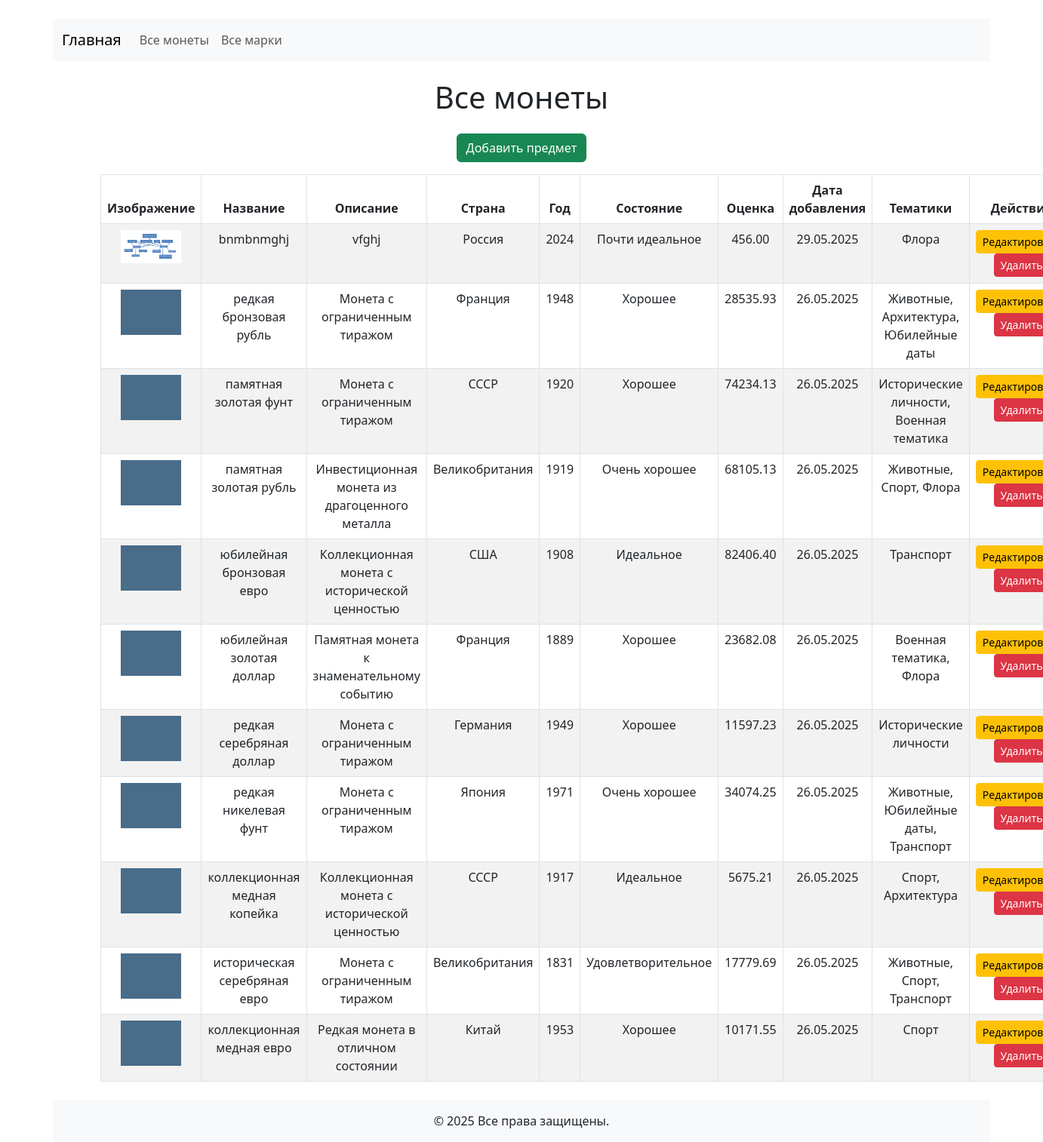
Screenshot of /calendar/coins/ with the database file from the repository.
### collection/models.py (models this page shows, shortened)
class Item(models.Model):
    CONDITION_CHOICES = [
        ('M', _('Идеальное')),
        ('NM', _('Почти идеальное')),
        ('VG', _('Очень хорошее')),
        ('G', _('Хорошее')),
        ('F', _('Удовлетворительное')),
        ('P', _('Плохое')),
    ]
    user = models.ForeignKey(User, null=True, blank=True, on_delete=models.CASCADE, verbose_name=_("Владелец"))
    category = models.ForeignKey(Category, on_delete=models.PROTECT, verbose_name=_("Категория"))
    themes = models.ManyToManyField(Theme, verbose_name=_("Тематики"))
    title = models.CharField(max_length=255, verbose_name=_("Название"))
    description = models.TextField(verbose_name=_("Описание"))
    country = models.CharField(max_length=100, verbose_name=_("Страна происхождения"))
    year = models.IntegerField(verbose_name=_("Год создания"))
    condition = models.CharField(max_length=2, choices=CONDITION_CHOICES, verbose_name=_("Состояние"))
    estimated_value = models.DecimalField(max_digits=10, decimal_places=2, verbose_name=_("Оценочная стоимость"))
    photo = models.ImageField(upload_to='items/', verbose_name=_("Фотография"))
    created_at = models.DateTimeField(auto_now_add=True, verbose_name=_("Дата добавления"))
    class Meta:
        verbose_name = _("Предмет коллекции")
        verbose_name_plural = _("Предметы коллекции")
        ordering = ['-created_at']

class Theme(models.Model):
    name = models.CharField(max_length=100, verbose_name=_("Название тематики"))
    class Meta:
        verbose_name = _("Тематика")
        verbose_name_plural = _("Тематики")

### collection/views.py (the view)
# urls.py: path('calendar/coins/', views.coins_view, name='calendar_coins'),
def coins_view(request):
    try:
        coins_category = Category.objects.get(name="Монеты")
        coins = Item.objects.filter(category=coins_category).order_by('-id')
    except Category.DoesNotExist:
        coins = []
    return render(request, 'main/calendar_coins.html', {'items': coins})

### collection/templates/main/calendar_coins.html (shortened to what this page needs)
<!DOCTYPE html>
<html lang="ru">
<head>
    <link href="https://cdn.jsdelivr.net/npm/bootstrap@5.3.0/dist/css/bootstrap.min.css" rel="stylesheet" />
</head>
<body>
    <nav class="navbar navbar-expand-lg navbar-light bg-light mb-4">
      <div class="container-fluid">
        <a class="navbar-brand" href="{% url 'index' %}">Главная</a>
        <div class="collapse navbar-collapse" id="navbarNav">
          <ul class="navbar-nav">
            <li class="nav-item">
              <a class="nav-link" href="{% url 'calendar_coins' %}">Все монеты</a>
            </li>
            <li class="nav-item">
              <a class="nav-link" href="{% url 'calendar_stamps' %}">Все марки</a>
            </li>
          </ul>
        </div>
      </div>
    </nav>
    <div class="container">
        <h1 class="mb-4">Все монеты</h1>
        <a href="{% url 'item_create' %}" class="btn btn-success mb-3">Добавить предмет</a>
        <table class="table table-striped table-bordered">
            <thead>
                <tr>
                    <th>Изображение</th>
                    <th>Название</th>
                    <th>Описание</th>
                    <th>Страна</th>
                    <th>Год</th>
                    <th>Состояние</th>
                    <th>Оценка</th>
                    <th>Дата добавления</th>
                    <th>Тематики</th>
                    <th>Действия</th>
                </tr>
            </thead>
            <tbody>
                {% for item in items %}
                <tr>
                    <td>
                        {% if item.photo %}
                        <img src="{{ item.photo.url }}" alt="Фото" style="width:80px; height:auto;">
                        {% else %}
                        Нет фото
                        {% endif %}
                    </td>
                    <td>{{ item.title }}</td>
                    <td>{{ item.description|truncatechars:50 }}</td>
                    <td>{{ item.country }}</td>
                    <td>{{ item.year }}</td>
                    <td>{{ item.get_condition_display }}</td>
                    <td>{{ item.estimated_value }}</td>
                    <td>{{ item.created_at|date:"d.m.Y" }}</td>
                    <td>
                        {% for theme in item.themes.all %}
                            {{ theme.name }}{% if not forloop.last %}, {% endif %}
                        {% empty %}
                            Нет тематик
                        {% endfor %}
                    </td>
                    <td>
                        <button class="btn btn-sm btn-warning edit-btn" data-id="{{ item.id }}">Редактировать</button>
                        <button
                          type="button"
                          class="btn btn-sm btn-danger"
                          onclick="confirmDelete('{% url 'item_delete' item.id %}')"
                        >
                          Удалить
                        </button>
                    </td>
                </tr>
                {% empty %}
                <tr>
                    <td colspan="10" class="text-center">Нет предметов.</td>
                </tr>
                {% endfor %}
            </tbody>
        </table>
    </div>
    <footer class="bg-light text-center py-3 mt-4">
      <div class="container">
        <p class="mb-0">&copy; {% now "Y" %} Все права защищены.</p>
      </div>
    </footer>
</body>
</html>

### collection/templates/main/calendar_coins.html (style rules this page uses)
body { padding-top: 25px; text-align: center; padding-left: 70px; padding-right: 70px; }

### rows the page displays
Item: photo (picture), title "bnmbnmghj", description "vfghj", country "Россия", year "2024", condition "Почти идеальное", estimated_value "456.00", created_at "29.05.2025"
Theme: name "Флора"
Item: photo (picture), title "редкая бронзовая рубль", description "Монета с ограниченным тиражом", country "Франция", year "1948", condition "Хорошее", estimated_value "28535.93", created_at "26.05.2025"
Theme: name "Животные"
Theme: name "Архитектура"
Theme: name "Юбилейные даты"
Item: photo (picture), title "памятная золотая фунт", description "Монета с ограниченным тиражом", country "СССР", year "1920", condition "Хорошее", estimated_value "74234.13", created_at "26.05.2025"
Theme: name "Исторические личности"
Theme: name "Военная тематика"
Item: photo (picture), title "памятная золотая рубль", description "Инвестиционная монета из драгоценного металла", country "Великобритания", year "1919", condition "Очень хорошее", estimated_value "68105.13", created_at "26.05.2025"
Theme: name "Спорт"
Item: photo (picture), title "юбилейная бронзовая евро", description "Коллекционная монета с исторической ценностью", country "США", year "1908", condition "Идеальное", estimated_value "82406.40", created_at "26.05.2025"
Theme: name "Транспорт"
Item: photo (picture), title "юбилейная золотая доллар", description "Памятная монета к знаменательному событию", country "Франция", year "1889", condition "Хорошее", estimated_value "23682.08", created_at "26.05.2025"
Item: photo (picture), title "редкая серебряная доллар", description "Монета с ограниченным тиражом", country "Германия", year "1949", condition "Хорошее", estimated_value "11597.23", created_at "26.05.2025"
Item: photo (picture), title "редкая никелевая фунт", description "Монета с ограниченным тиражом", country "Япония", year "1971", condition "Очень хорошее", estimated_value "34074.25", created_at "26.05.2025"
Item: photo (picture), title "коллекционная медная копейка", description "Коллекционная монета с исторической ценностью", country "СССР", year "1917", condition "Идеальное", estimated_value "5675.21", created_at "26.05.2025"
Item: photo (picture), title "историческая серебряная евро", description "Монета с ограниченным тиражом", country "Великобритания", year "1831", condition "Удовлетворительное", estimated_value "17779.69", created_at "26.05.2025"
Item: photo (picture), title "коллекционная медная евро", description "Редкая монета в отличном состоянии", country "Китай", year "1953", condition "Хорошее", estimated_value "10171.55", created_at "26.05.2025"
